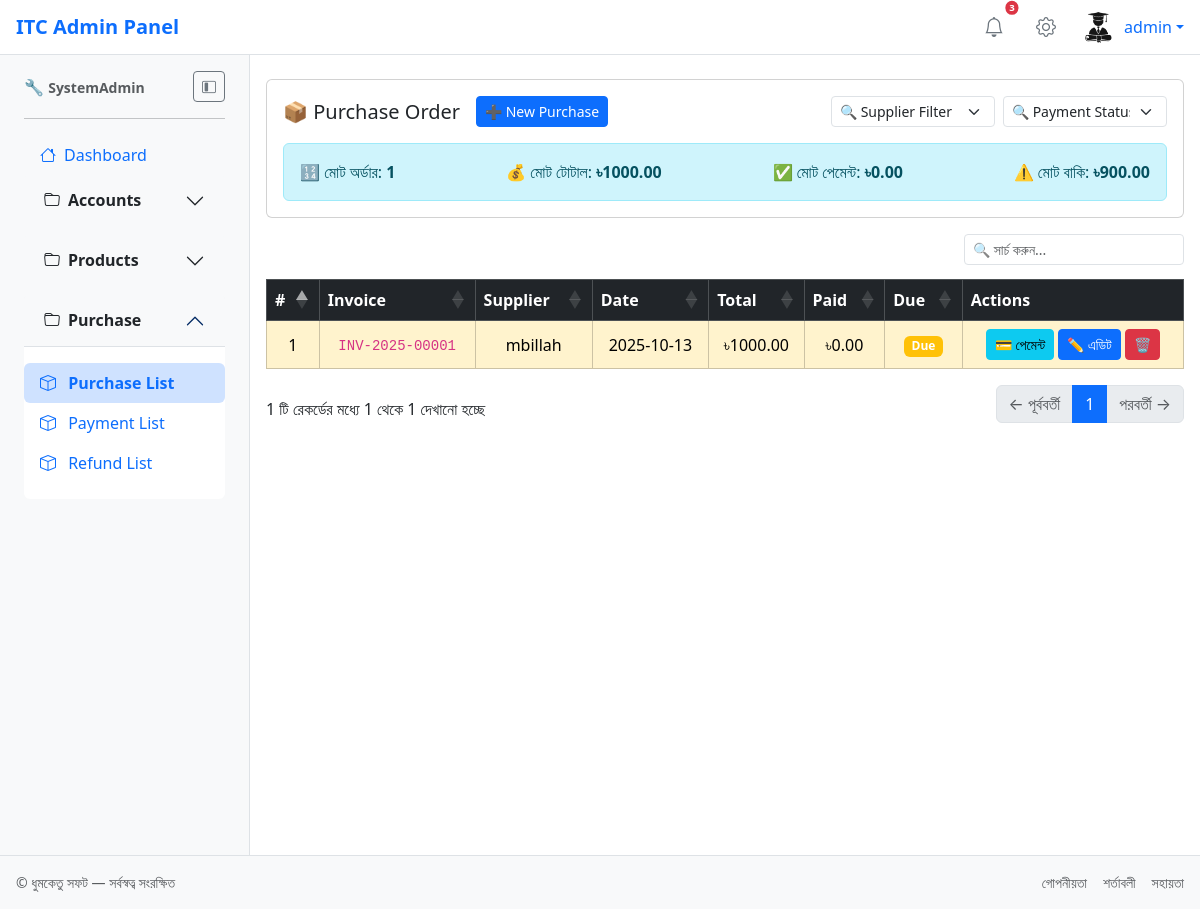
/products/purchase/ (signed in), run on the app's committed database.
### accounts/models.py (models this page shows, shortened)
class CustomUser(AbstractUser):
    role = models.ForeignKey(Role, on_delete=models.SET_NULL, null=True, blank=True)
    email = models.EmailField(unique=True)
    username = models.CharField(max_length=150, unique=True)
    is_active = models.BooleanField(default=True)
    is_staff = models.BooleanField(default=False)
    is_superuser = models.BooleanField(default=False)
    last_login = models.DateTimeField(auto_now=True)
    date_joined = models.DateTimeField(auto_now_add=True)
    is_protected = models.BooleanField(default=True)  # 🔐 সুরক্ষিত ইউজার

class Role(models.Model):
    name = models.CharField(max_length=50, unique=True)
    is_protected = models.BooleanField(default=False)  # Optional: prevent deletion
    modules = models.ManyToManyField('Module', through='Permission')

class Module(models.Model):
    name = models.CharField(max_length=100)
    label = models.CharField(max_length=100, blank=True, null=True)  # ✅ Add this line
    url_name = models.CharField(max_length=100, unique=True)
    icon = models.CharField(max_length=50, default='bi-circle')
    parent = models.ForeignKey('self', null=True, blank=True, on_delete=models.SET_NULL, related_name='children')
    group = models.ForeignKey(ModuleGroup, on_delete=models.SET_NULL, null=True, related_name='modules')
    actions = models.ManyToManyField('ActionType', related_name='modules')
    order = models.PositiveIntegerField(default=0)
    is_visible = models.BooleanField(default=True)
    is_header = models.BooleanField(default=False)  # Header visibility ✅

class ModuleGroup(models.Model):
    name = models.CharField(max_length=100, unique=True)
    icon = models.CharField(max_length=50, default='bi-folder')
    order = models.PositiveIntegerField(default=0)

### products/models.py (models this page shows, shortened)
class Purchase(models.Model):
    DISCOUNT_TYPE_CHOICES = [
        ("amount", "৳ Amount"),
        ("percent", "% Percent"),
    ]
    supplier = models.ForeignKey("Supplier", on_delete=models.SET_NULL, null=True)
    invoice_no = models.CharField(max_length=50, unique=True, blank=True)
    date = models.DateField(default=timezone.now)
    reference = models.CharField(max_length=100, blank=True, null=True)
    total = models.DecimalField(max_digits=12, decimal_places=2)
    discount_type = models.CharField(max_length=10, choices=DISCOUNT_TYPE_CHOICES, default="amount")
    total_discount = models.DecimalField(max_digits=12, decimal_places=2, default=0)
    paid = models.DecimalField(max_digits=12, decimal_places=2, default=0)
    note = models.TextField(blank=True)
    is_returned = models.BooleanField(default=False)
    transaction_type = models.ForeignKey(
        TransactionType,
        on_delete=models.SET_NULL,
        null=True,
        default=get_default_purchase_type,
        limit_choices_to={"module": "purchase"},
        related_name="purchases"
    )
    created_by = models.ForeignKey("accounts.CustomUser", on_delete=models.SET_NULL, null=True, related_name='created_purchases')
    updated_by = models.ForeignKey("accounts.CustomUser", on_delete=models.SET_NULL, null=True, related_name='updated_purchases')
    created_at = models.DateTimeField(auto_now_add=True)
    updated_at = models.DateTimeField(auto_now=True)
    class Meta:
        ordering = ["-date", "-id"]
        verbose_name = "Purchase"
        verbose_name_plural = "Purchases"

class Supplier(models.Model):
    name = models.CharField(max_length=100)
    company_name = models.CharField(max_length=150, blank=True)
    mobile = models.CharField(max_length=20)
    email = models.EmailField(blank=True)
    address = models.TextField(blank=True)
    district = models.CharField(max_length=100, blank=True)
    trade_license = models.CharField(max_length=50, blank=True)
    contact_person = models.CharField(max_length=100, blank=True)
    contact_mobile = models.CharField(max_length=20, blank=True)
    bank_account = models.CharField(max_length=100, blank=True)
    payment_terms = models.CharField(max_length=100, blank=True)
    is_active = models.BooleanField(default=True)
    created_by = models.ForeignKey(CustomUser, on_delete=models.SET_NULL, null=True, related_name='created_suppliers')
    updated_by = models.ForeignKey(CustomUser, on_delete=models.SET_NULL, null=True, related_name='updated_suppliers')
    created_at = models.DateTimeField(auto_now_add=True)
    updated_at = models.DateTimeField(auto_now=True)

### products/views.py (the view)
# urls.py: path('purchase/', purchase_list, name='purchase_list'),
@login_required
def purchase_list(request):
    supplier = request.GET.get("supplier", "").strip()
    from_date = request.GET.get("from_date")
    to_date = request.GET.get("to_date")
    status = request.GET.get("status")
    item_prefetch = Prefetch(
        'items',
        queryset=PurchaseItem.objects.select_related('product').prefetch_related('serials')
    )
    purchases_qs = (
        Purchase.objects
        .select_related('supplier', 'transaction_type')
        .prefetch_related(item_prefetch)
    )
    if supplier:
        purchases_qs = purchases_qs.filter(supplier__name__icontains=supplier)
    if from_date:
        try:
            from_dt = datetime.strptime(from_date, "%Y-%m-%d").date()
            purchases_qs = purchases_qs.filter(date__gte=from_dt)
        except ValueError:
            pass
    if to_date:
        try:
            to_dt = datetime.strptime(to_date, "%Y-%m-%d").date()
            purchases_qs = purchases_qs.filter(date__lte=to_dt)
        except ValueError:
            pass
    if status == "paid":
        purchases_qs = purchases_qs.filter(paid__gte=F("total") - F("total_discount"))
    elif status == "due":
        purchases_qs = purchases_qs.filter(paid__lt=F("total") - F("total_discount"))
    purchases_qs = purchases_qs.order_by("-date", "-id")
    purchases = []
    total = paid = due = 0
    for p in purchases_qs:
        total_val = float(p.total or 0)
        paid_val = float(p.paid or 0)
        discount_val = float(p.total_discount or 0)
        due_val = max(total_val - discount_val - paid_val, 0)
        purchases.append({
            "id": p.id,
            "invoice_no": p.invoice_no,
            "supplier": p.supplier.name if p.supplier else "❌",
            "date": p.date,
            "total": total_val,
            "total_discount": discount_val,
            "net_total": total_val - discount_val,
            "paid": paid_val,
            "due": due_val,
            "reference": p.reference or "—",
            "transaction_type": p.transaction_type.name if p.transaction_type else "—",
        })
        total += total_val
        paid += paid_val
        due += due_val
    context = {
        "purchases": purchases,
        "total_summary": {
            "count": len(purchases),
            "total": total,
            "paid": paid,
            "due": due
        },
        "suppliers": Supplier.objects.filter(is_active=True).order_by('name'),
        "products": Product.objects.filter(is_active=True).order_by('name'),
        "methods": PaymentMethod.objects.filter(is_active=True).order_by('name'),
        "transaction_types": TransactionType.objects.filter(module="purchase", is_active=True).order_by('name'),
    }
    return render(request, "products/purchase_list.html", context)

### accounts/context_processors.py (called while the page is built)
def header_modules(request):
    if not request.user.is_authenticated:
        return {}
    role = getattr(request.user, 'role', None)
    if not role:
        return {}
    access_perms = Permission.objects.filter(role=role, is_allowed=True, action__key='access')
    header_modules = Module.objects.filter(id__in=access_perms.values('module_id'), is_header=True)
    return {'header_modules': header_modules}

### products/templates/products/purchase_list.html (shortened to what this page needs)
{% extends 'accounts/base.html' %}
{% load static %}
{% block content %}
<div class="card mb-3">
  <div class="card-body">
    <div class="d-flex justify-content-between align-items-center flex-wrap gap-3">
      <div class="d-flex align-items-center gap-3">
        <h5 class="mb-0">📦 Purchase Order</h5>
        <button class="btn btn-primary btn-sm" onclick="openPurchaseModal()">➕ New Purchase</button>
      </div>
      <div class="d-flex gap-2">
        <select id="supplierFilter" class="form-select form-select-sm">
          <option value="">🔍 Supplier Filter</option>
        </select>
        <select id="statusFilter" class="form-select form-select-sm">
          <option value="">🔍 Payment Status</option>
        </select>
      </div>
    </div>
    <div class="alert alert-info mt-3 mb-0 d-flex justify-content-between flex-wrap gap-3">
      <div>🔢 মোট অর্ডার: <strong>{{ total_summary.count }}</strong></div>
      <div>💰 মোট টোটাল: <strong>৳{{ total_summary.total|floatformat:2 }}</strong></div>
      <div>✅ মোট পেমেন্ট: <strong>৳{{ total_summary.paid|floatformat:2 }}</strong></div>
      <div>⚠️ মোট বাকি: <strong>৳{{ total_summary.due|floatformat:2 }}</strong></div>
    </div>
  </div>
</div>
<div class="table-responsive">
  <table id="purchaseTable" class="table table-bordered table-hover align-middle">
    <thead class="table-dark text-center">
      <tr>
        <th>#</th>
        <th>Invoice</th>
        <th>Supplier</th>
        <th>Date</th>
        <th>Total</th>
        <th>Paid</th>
        <th>Due</th>
        <th>Actions</th>
      </tr>
    </thead>
    <tbody>
      {% for p in purchases %}
      <tr class="text-center {% if p.due > 0 %}table-warning{% endif %}">
        <td>{{ forloop.counter }}</td>
        <td><code>{{ p.invoice_no }}</code></td>
        <td>{{ p.supplier }}</td>
        <td>{{ p.date|date:"Y-m-d" }}</td>
        <td>৳{{ p.total|floatformat:2 }}</td>
        <td>৳{{ p.paid|floatformat:2 }}</td>
        <td>
          {% if p.due > 0 %}
            <span class="badge bg-warning">Due</span>
          {% else %}
            <span class="badge bg-success">Paid</span>
          {% endif %}
        </td>
        <td>
          <button class="btn btn-sm btn-info"
                  onclick="openPaymentModal('{{ p.id }}')"
                  data-bs-toggle="tooltip"
                  title="পেমেন্ট যোগ করুন">
            💳 পেমেন্ট
          </button>
          <button class="btn btn-sm btn-primary"
                  onclick="openPurchaseModal('{{ p.id }}')"
                  data-bs-toggle="tooltip"
                  title="এডিট করুন">
            ✏️ এডিট
          </button>
          <button class="btn btn-sm btn-danger"
                  onclick="deletePurchase('{{ p.id }}')"
                  data-bs-toggle="tooltip"
                  title="ডিলিট করুন">
            🗑️
          </button>
        </td>
      </tr>
      {% empty %}
      <tr><td colspan="8" class="text-center text-muted">❌ কোনো পারচেস পাওয়া যায়নি</td></tr>
      {% endfor %}
    </tbody>
  </table>
</div>
<div id="toastContainer" class="toast-container position-fixed top-0 end-0 p-3" style="z-index: 1080;"></div>
{% endblock %}
{% block scripts %}
<link rel="stylesheet" href="https://cdn.datatables.net/1.13.6/css/dataTables.bootstrap5.min.css" />
<link rel="stylesheet" href="https://cdn.datatables.net/buttons/2.4.1/css/buttons.bootstrap5.min.css" />
<link href="https://cdn.jsdelivr.net/npm/select2@4.1.0-rc.0/dist/css/select2.min.css" rel="stylesheet" />
{% endblock %}

### accounts/templates/accounts/partials/header.html (shortened to what this page needs)
{% load static %}
<header class="navbar navbar-light bg-white border-bottom px-3 d-flex justify-content-between align-items-center">
  <span class="fw-bold text-primary fs-5">ITC Admin Panel</span>
  <div class="d-flex align-items-center gap-3">
    <button class="btn btn-sm btn-light position-relative">
      <i class="bi bi-bell fs-5 text-secondary"></i>
      <span class="position-absolute top-0 start-100 translate-middle badge rounded-pill bg-danger">
        3
      </span>
    </button>
    <button class="btn btn-sm btn-light">
      <i class="bi bi-gear fs-5 text-secondary"></i>
    </button>
    <div class="dropdown">
      <a class="d-flex align-items-center text-decoration-none dropdown-toggle" href="#" role="button" data-bs-toggle="dropdown">
        {% if user_profile_image %}
          <img src="{{ user_profile_image }}" class="rounded-circle me-2" style="width:36px; height:36px;">
        {% else %}
          <img src="{% static 'profile_images/default_profile.png' %}" class="rounded-circle me-2" style="width:36px; height:36px;">
        {% endif %}
        <span>{{ request.user.username }}</span>
      </a>
    </div>
  </div>
</header>

### accounts/templates/accounts/partials/sidebar.html (shortened to what this page needs)
<aside id="sidebar" class="sidebar bg-light border-end px-2">
  <div class="p-3">
    <div class="d-flex justify-content-between align-items-center mb-3">
      <span class="fs-6 fw-bold text-primary sidebar-title">
        🔧 <small class="text-muted">{{ user_role }}</small>
      </span>
      <button id="sidebarToggle" class="btn btn-sm btn-outline-secondary">
        <i class="bi bi-layout-sidebar-inset"></i>
      </button>
    </div>
    <hr class="w-100">
    <ul class="nav flex-column">
      {% for group in sidebar_groups %}
        {% if group.modules|length > 1 %}
          <div class="accordion mb-2" id="accordion{{ forloop.counter }}">
            <div class="accordion-item border-0">
              <h2 class="accordion-header">
                <button class="accordion-button {% if group.active %} {% else %}collapsed{% endif %} fw-bold bg-light text-dark d-flex align-items-center"
                        type="button" data-bs-toggle="collapse" data-bs-target="#collapse{{ forloop.counter }}">
                  <i class="{{ group.icon }} me-2"></i>
                  <span class="sidebar-text">{{ group.name }}</span>
                </button>
              </h2>
              <div id="collapse{{ forloop.counter }}" class="accordion-collapse collapse {% if group.active %}show{% endif %}">
                <div class="accordion-body px-0">
                  <ul class="nav flex-column">
                    {% for module in group.modules %}
                      <li class="nav-item w-100">
                        <a href="{{ module.url }}" class="nav-link
                            {% if module.is_active %}
                              active fw-bold bg-primary-subtle text-primary
                            {% endif %}">
                          <i class="{{ module.icon }} me-2"></i>
                          <span class="sidebar-text">{{ module.name }}</span>
                        </a>
                      </li>
                    {% endfor %}
                  </ul>
                </div>
              </div>
            </div>
          </div>
        {% else %}
          {% for module in group.modules %}
            <li class="nav-item w-100">
              <a href="{{ module.url }}" class="nav-link d-flex align-items-center
                  " data-bs-toggle="tooltip" title="{{ module.name }}">
                <i class="{{ module.icon }} me-2"></i>
                <span class="sidebar-text">{{ module.name }}</span>
              </a>
            </li>
          {% endfor %}
        {% endif %}
      {% endfor %}
    </ul>
  </div>
</aside>

### accounts/templates/accounts/base.html (style rules this page uses)
html, body { height: 100%; margin: 0; }
@media (min-width: 768px) { body { font-size: 1rem; } }
header .btn-light { background-color: transparent; border: none; }
header .badge { font-size: 0.6rem; padding: 0.25em 0.4em; }
.sidebar { width: 250px; transition: width 0.3s ease; min-height: 100vh; background-color: #f8f9fa; position: sticky; top: 0; z-index: 1000; }
.sidebar .nav-link.active { background-color: var(--bs-primary-subtle); color: var(--bs-primary); font-weight: bold; border-radius: 0.375rem; }
li.nav-item.w-100 { list-style-type: none; }

### data on the page
CustomUser: user.username "admin"
Role: name "SystemAdmin"
Module: name "Dashboard"
ModuleGroup: name "Accounts"
ModuleGroup: name "Products"
ModuleGroup: name "Purchase"
Module: name "Purchase List"
Module: name "Payment List"
Module: name "Refund List"
Purchase: invoice_no "INV-2025-00001", date "2025-10-13"
Supplier: supplier "mbillah"

### other printed values
{{ total_summary.count }} "1"
{{ total_summary.total|floatformat:2 }} "1000.00"
{{ total_summary.paid|floatformat:2 }} "0.00"
{{ total_summary.due|floatformat:2 }} "900.00"
{{ p.total|floatformat:2 }} "1000.00"
{{ p.paid|floatformat:2 }} "0.00"
